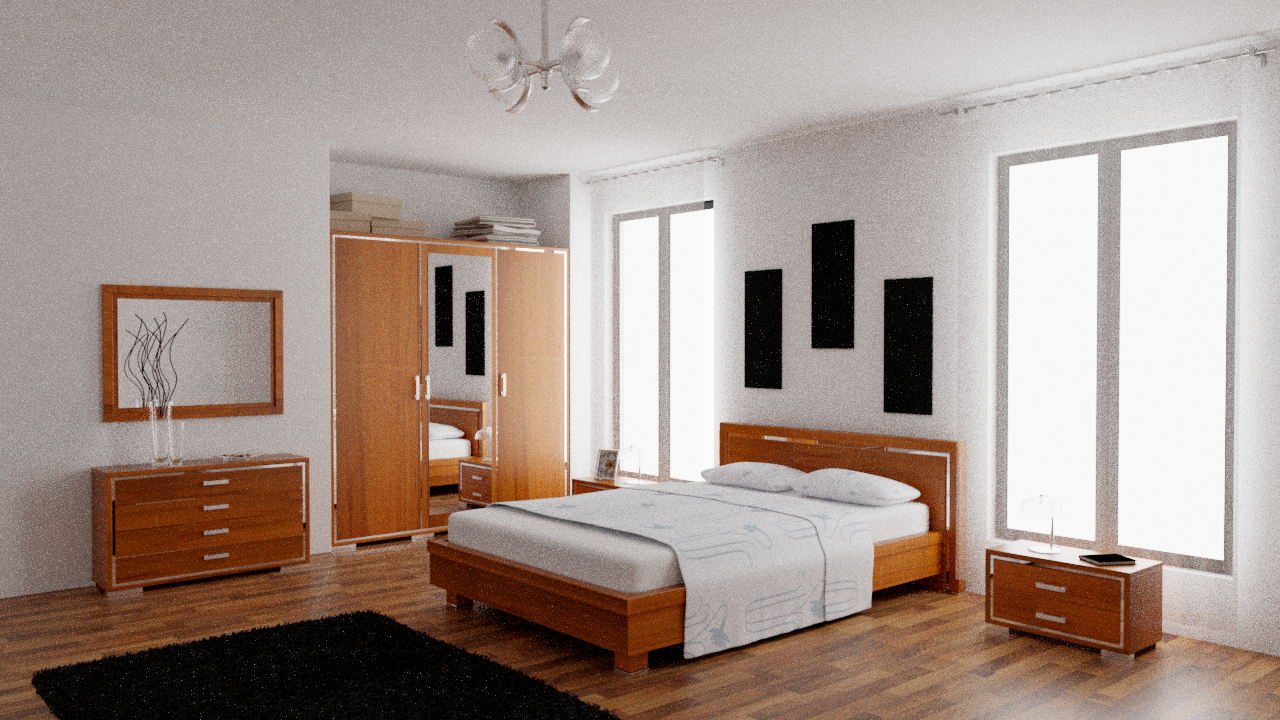
#> input picture Code/algo classiques/temp.png, 1280 x 720 px
$ python addNoise.py
#> lines starting #> are read from the running program, lines starting #| are printed output that depends on the picture
#> the answer given: ../temp.png
#> the answer given: ..
#> in save_and_show_images, original_image is the input picture: shape (720, 1280, 3); mean B, G, R 139.8, 148.4, 164.6
import cv2
import numpy as np
from scipy.fftpack import fft2, ifft2, fftshift, ifftshift
import matplotlib.pyplot as plt
from tkinter import Tk, filedialog
import os

def add_gaussian_noise(image, mean=0, std=25):
#> called with mean = 0, std = 25
    noise = np.random.normal(mean, std, image.shape).astype(np.float32)
    noisy_image = cv2.add(image.astype(np.float32), noise)
    return np.clip(noisy_image, 0, 255).astype(np.uint8)

def add_poisson_noise(image):
    noisy_image = np.random.poisson(image / 255.0 * 30) / 30 * 255
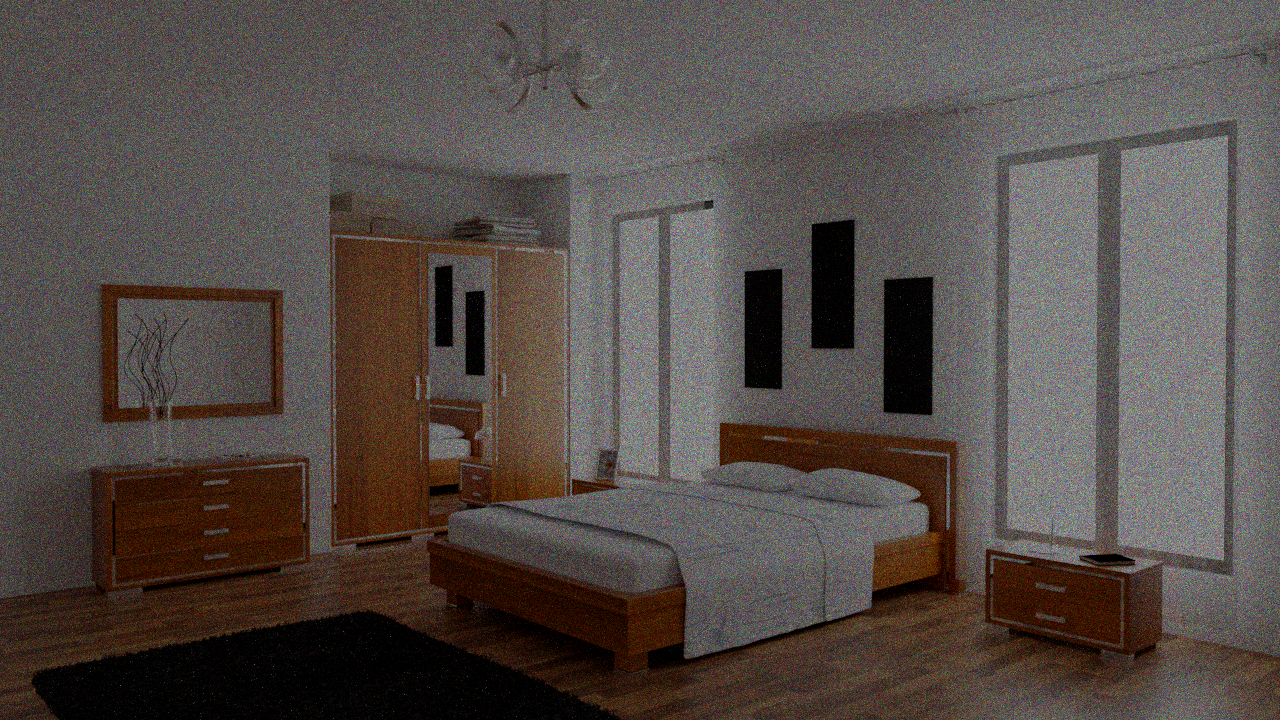
#> noisy_image: shape (720, 1280, 3) float64; mean B, G, R 139.8, 148.4, 164.6; drawn with min black and max white
    return np.clip(noisy_image, 0, 255).astype(np.uint8)

def add_salt_and_pepper_noise(image, amount=0.05, salt_vs_pepper=0.5):
#> called with amount = 0.05, salt_vs_pepper = 0.5
    noisy_image = image.copy()
    num_salt = int(amount * image.size * salt_vs_pepper)
#> num_salt = 69120
    num_pepper = int(amount * image.size * (1 - salt_vs_pepper))
#> num_pepper = 69120

    # Ajouter le sel (pixels blancs)
    coords = [np.random.randint(0, i - 1, num_salt) for i in image.shape[:2]]
    noisy_image[coords[0], coords[1], :] = 255

    # Ajouter le poivre (pixels noirs)
    coords = [np.random.randint(0, i - 1, num_pepper) for i in image.shape[:2]]
    noisy_image[coords[0], coords[1], :] = 0
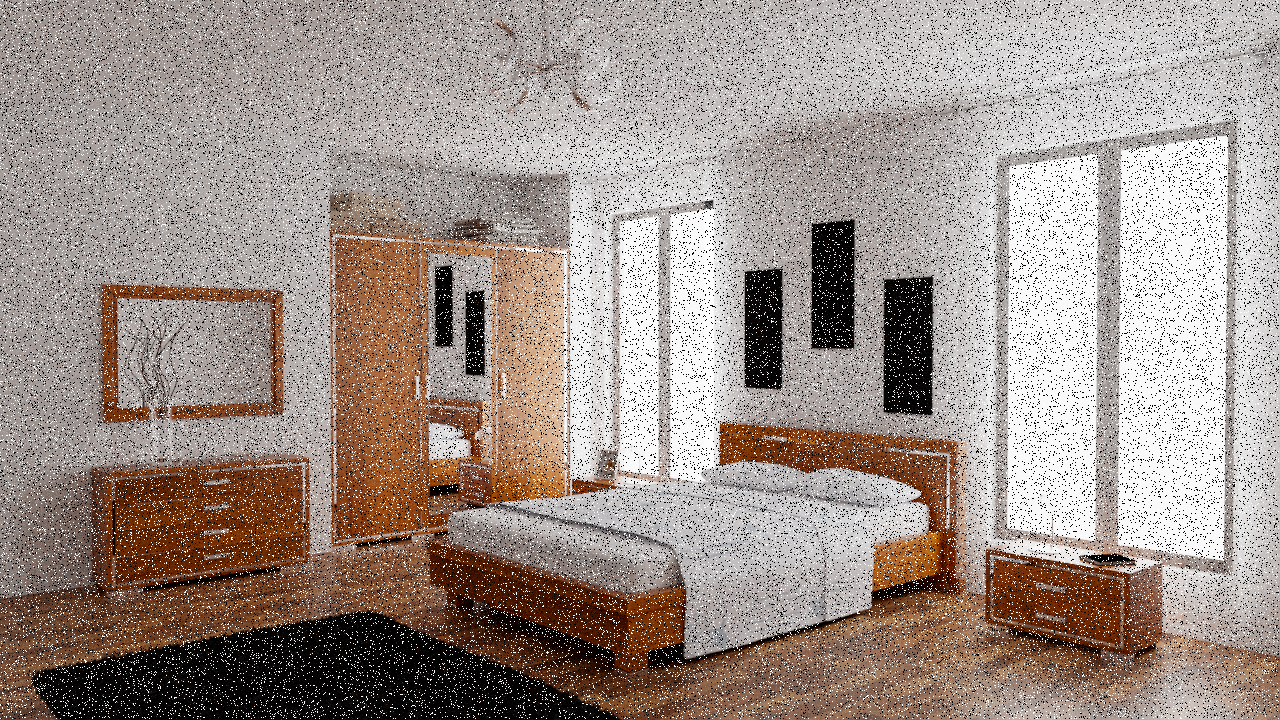
#> noisy_image: shape (720, 1280, 3); mean B, G, R 137.4, 144.8, 158.7

    return noisy_image

def add_speckle_noise(image):
    noise = np.random.randn(*image.shape).astype(np.float32)
    noisy_image = image + image * noise
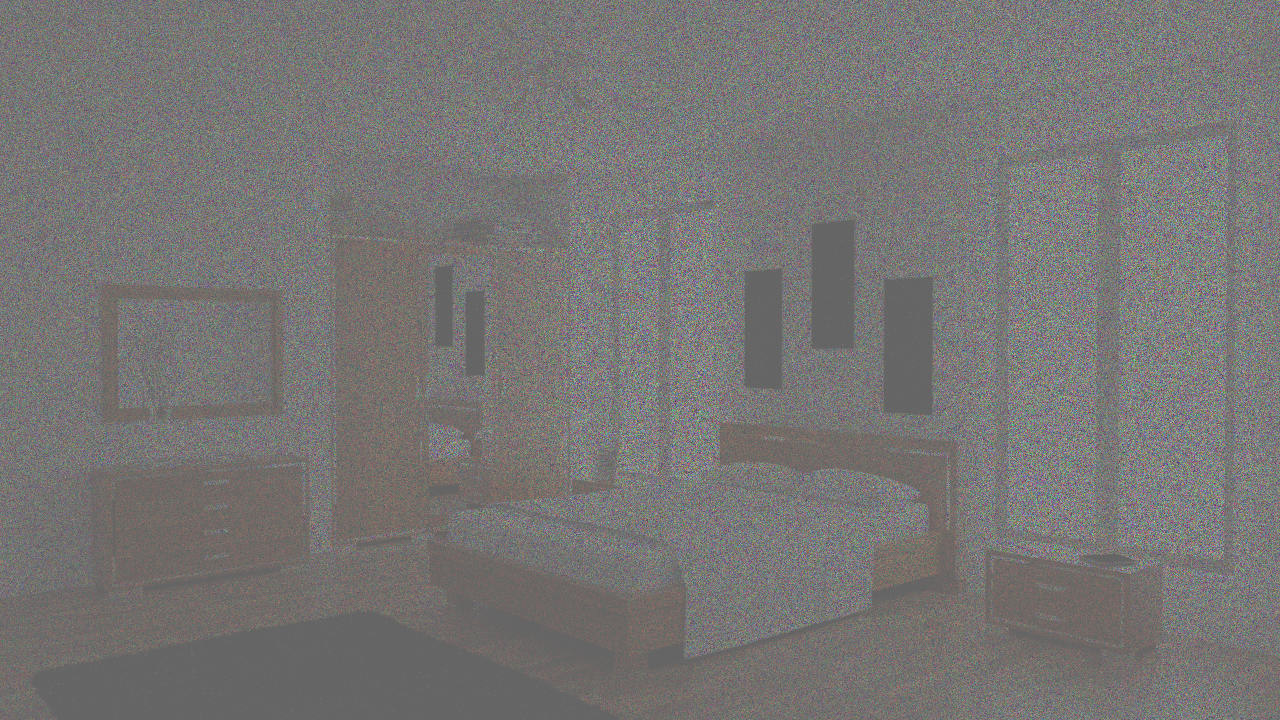
#> noisy_image: shape (720, 1280, 3) float32; mean B, G, R 139.5, 148.2, 164.3; drawn with min black and max white
    return np.clip(noisy_image, 0, 255).astype(np.uint8)
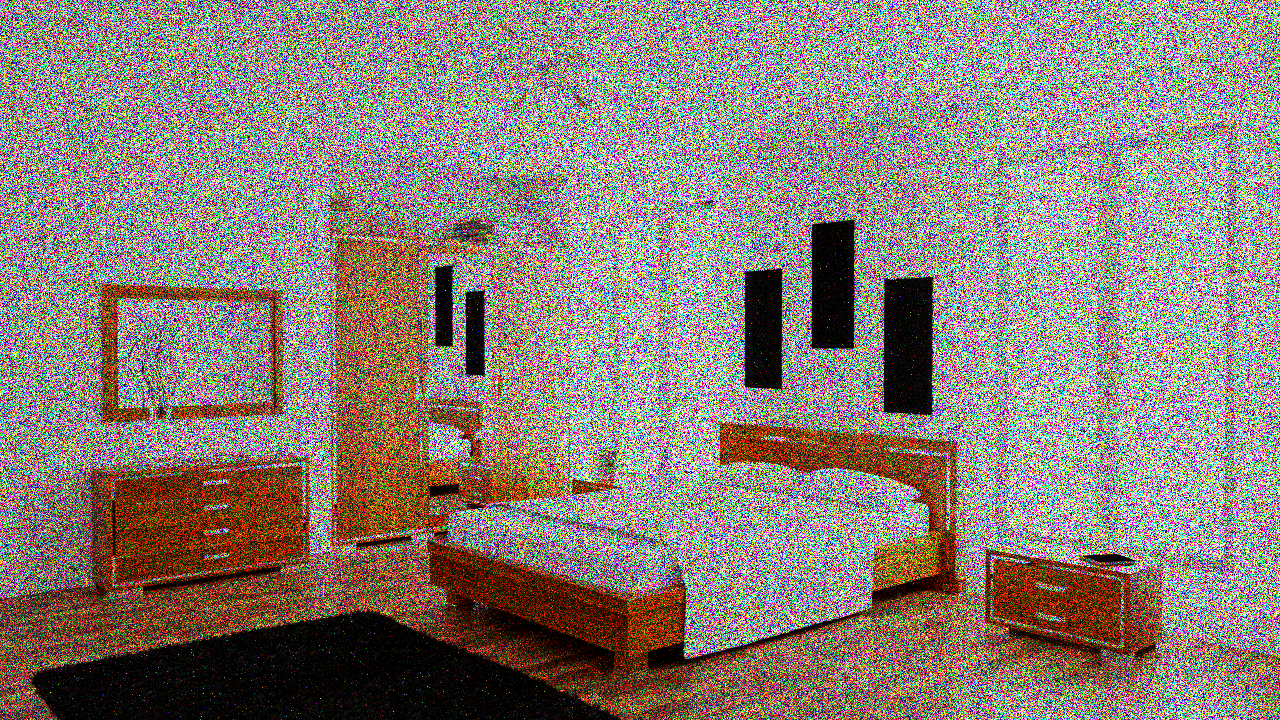
#> returned value: shape (720, 1280, 3); mean of channels 0, 1, 2 118.5, 126.5, 138.4; drawn as B, G, R

def choose_file_and_folder():
    # Initialiser Tkinter et masquer la fenêtre principale
    root = Tk()
    root.withdraw()

    # Demander à l'utilisateur de sélectionner un fichier d'image
    image_path = filedialog.askopenfilename(title="Sélectionnez le fichier d'image", filetypes=[("Images", "*.png *.jpg *.jpeg *.bmp")])
    if not image_path:
        print("Aucun fichier sélectionné.")
        return None, None

    # Demander à l'utilisateur de sélectionner un dossier de sortie
    output_folder = filedialog.askdirectory(title="Sélectionnez le dossier de sortie")
    if not output_folder:
        print("Aucun dossier de sortie sélectionné.")
        return None, None

    return image_path, output_folder

def save_and_show_images():
    # Choisir le fichier d'image et le dossier de sortie
    image_path, output_folder = choose_file_and_folder()
    if not image_path or not output_folder:
        return

    # Charger l'image en couleur
    original_image = cv2.imread(image_path)
    if original_image is None:
        print("Erreur : L'image n'a pas pu être chargée. Vérifiez le chemin.")
        return

    # Appliquer différents bruits
    gaussian_image = add_gaussian_noise(original_image)
    poisson_image = add_poisson_noise(original_image)
    salt_pepper_image = add_salt_and_pepper_noise(original_image)
    speckle_image = add_speckle_noise(original_image)

    # Sauvegarder et afficher les images bruitées
    noises = {'Original': original_image, 'Gaussian': gaussian_image, 'Poisson': poisson_image,
              'Salt_Pepper': salt_pepper_image, 'Speckle': speckle_image}

    # Créer un dossier de sortie s'il n'existe pas
    if not os.path.exists(output_folder):
        os.makedirs(output_folder)

    for noise_type, img in noises.items():
        output_path = os.path.join(output_folder, f"{noise_type}_noise.png")
        cv2.imwrite(output_path, img)
        print(f"Image avec {noise_type} bruit sauvegardée sous : {output_path}")
        plt.imshow(cv2.cvtColor(img, cv2.COLOR_BGR2RGB))
        plt.title(f"{noise_type} Noise")
        plt.axis('off')
        plt.show()
#> this loop made 5 passes
#> noise_type on passes 1 to 5: 'Original', 'Gaussian', 'Poisson', 'Salt_Pepper', 'Speckle'
#| Image avec Original bruit sauvegardée sous : ../Original_noise.png
#| Image avec Gaussian bruit sauvegardée sous : ../Gaussian_noise.png
#| Image avec Poisson bruit sauvegardée sous : ../Poisson_noise.png
#| Image avec Salt_Pepper bruit sauvegardée sous : ../Salt_Pepper_noise.png
#| Image avec Speckle bruit sauvegardée sous : ../Speckle_noise.png

# Exécuter la fonction principale
save_and_show_images()
